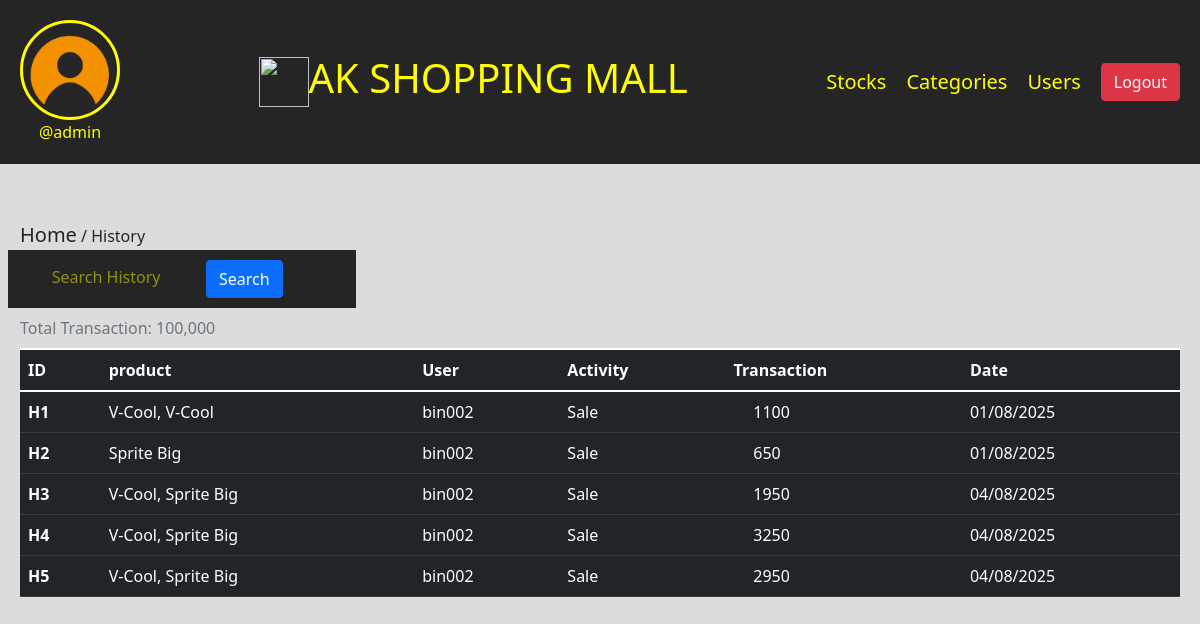
Screenshot of /record-history (signed in) with the database file from the repository.
### ims/models.py (models this page shows, shortened)
class Profile(models.Model):
    user = models.ForeignKey(User, on_delete=models.CASCADE)
    id_user = models.IntegerField()
    profileimg = models.ImageField(upload_to='profileImg', default='user.png')
    full_name = models.CharField(max_length=100, blank=True)
    user_address = models.TextField(max_length=100, blank=True)
    user_phone = models.CharField(max_length=100, blank=True)

class History(models.Model):
    user = models.CharField(max_length=100, blank=True)
    client_name = models.CharField(max_length=100, blank=True)
    client_phone = models.CharField(max_length=100, blank=True)
    client_address = models.CharField(max_length=100, blank=True)
    products = models.CharField(max_length=100, blank=True)
    total_qtn = models.IntegerField(blank=True)
    total_price = models.IntegerField(blank=True)
    date = models.CharField(max_length=100, blank=True)

### ims/views.py (the view)
# urls.py: path('record-history', views.history, name='record-history'),
@login_required(login_url='login')
def history(request):
    user = Profile.objects.get(user=request.user)
    histories = History.objects.all()
    return render(request, 'history.html', {'user':user, 'histories':histories})

### templates/history.html (shortened to what this page needs)
{% load static %}
<!DOCTYPE html>
<html lang="en">
<head>
    <link rel="stylesheet" href="../static/bootstrap/css/bootstrap.min.css">
    <link rel="stylesheet" href="../static/lineawesome/css/line-awesome.min.css">
    <link rel="stylesheet" href="../static/fontawesome-free/css/all.min.css">
</head>
<body>
    <div class="nav">
        <div class="header-section">
            <div class="img">
                <img src="{{user.profileimg.url}}" alt="" height="100" width="100" type="button" data-bs-toggle="offcanvas" data-bs-target="#offcanvasScrolling" aria-controls="offcanvasScrolling">
                <br>
                <span>@{{user.user.username}}</span>
            </div>
            <div class="title">
                <img src="{% static 'img/ak-logo.jpg' %}" height="50" width="50">
                <h2>AK SHOPPING MALL</h2>
            </div>
            <div class="tabs">
                <a href="/view-stock">Stocks</a>
                <a href="/view-category">Categories</a>
                <a href="/view-user">Users</a>
                <a href="/logout" class="btn btn-danger">Logout</a>
            </div>
        </div>
    </div>
    <div class="body-section">
        <span><a href="/" class="text-dark">Home</a> / History</span>
        <table class="table caption-top table-dark">
            <caption>Total Transaction: 100,000</caption>
            <form action="/history-search" method="post">
                <div class="row">
                    <div class="icon">
                        <i class="la la-search"></i>
                        <input name="name" list="search" placeholder="Search History">
                        <button class="btn btn-primary">Search</button>
                    </div>
                </div>
            </form>
            <thead>
              <tr>
                <th scope="col">ID</th>
                <th scope="col">product</th>
                <th scope="col">User</th>
                <th scope="col">Activity</th>
                <th scope="col">Transaction</th>
                <th scope="col">Date</th>
              </tr>
            </thead>
            <tbody>
            {% for h in histories %}
              <tr>
                <th scope="row">H{{h.id}}</th>
                <td>{{h.products}}</td>
                <td>{{h.user}}</td>
                <td>Sale</td>
                <td><i class="fa-solid fa-naira-sign"></i> {{h.total_price}}</td>
                <td>{{h.date}}</td>
              </tr>
              {% endfor %}
            </tbody>
          </table>
    </div>
</body>
</html>

### templates/history.html (style rules this page uses)
.header-section { position: fixed; display: flex; justify-content: space-between; background-color: #252525; gap: 30px; padding: 20px; width: 100%; z-index: 1000; }
a { text-decoration: none; color: yellow; font-size: 20px; }
.tabs { display: flex; flex-direction: row; align-items: center; justify-content: center; gap: 20px; }
.title { display: flex; flex-direction: row; align-items: center; justify-content: center; }
.title h2 { font-size: 40px; color: yellow; }
.img span { color: yellow; }
.img img { border-radius: 50%; border: 3px solid yellow; }
.img { text-align: center; }
body { background-color: gainsboro; }
.body-section { padding: 20px; }
i { font-size: 50px; }
.body-section { margin-top: 200px; }
.la-edit, .la-trash, .la-search, .fa-solid { font-size: 20px; }
.row { background-color: #252525; display: flex; width: 30%; color: yellow; padding: 10px; }
.row input { width: 50%; color: yellow; background-color: #252525; border: none; outline: none; }
input::placeholder { color: rgb(255, 255, 0, .5); }

### rows the page displays
Profile: profileimg (placeholder picture), user.username "admin"
History: id "1", products "V-Cool, V-Cool", user "bin002", total_price "1100", date "01/08/2025"
History: id "2", products "Sprite Big", user "bin002", total_price "650", date "01/08/2025"
History: id "3", products "V-Cool, Sprite Big", user "bin002", total_price "1950", date "04/08/2025"
History: id "4", products "V-Cool, Sprite Big", user "bin002", total_price "3250", date "04/08/2025"
History: id "5", products "V-Cool, Sprite Big", user "bin002", total_price "2950", date "04/08/2025"
